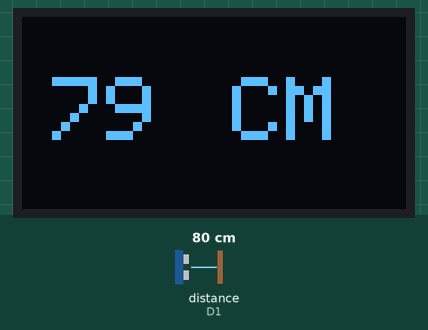
Simulated run of this sketch. Board: ESP8266 (NodeMCU). On the bench: 128×64 one-colour display. Wiring (inferred from the names in the program): ultrasonic range finder: trigger D2; echo D1. The test bench sets the inputs (shaded band); at power-on: distance to the obstacle (sensor on D1) 80 cm. The echo pulse lasts 58.3 µs per cm; what the sketch prints to the serial monitor is not drawn.

Above: at 3.2 s.
3.3 s: distance to the obstacle (sensor on D1) set to 2 cm
At 4.5 s:
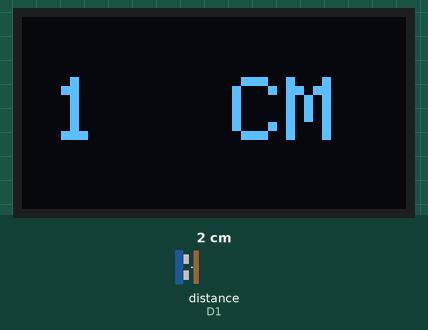
4.8 s: distance to the obstacle (sensor on D1) set to 60 cm
At 5.9 s:
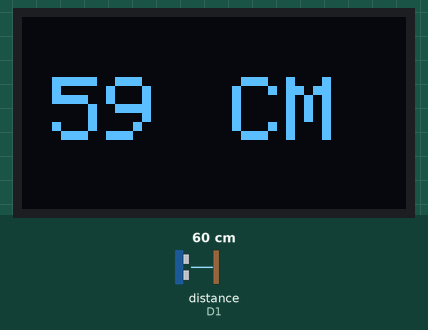
6.3 s: distance to the obstacle (sensor on D1) set to 4 cm
At 7.6 s:
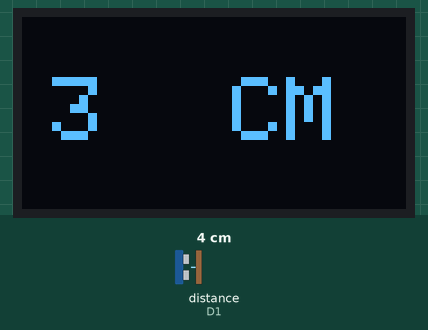
Timing chart, 0 to 9.3 s (numbered marks = the images above; inputs shaded):
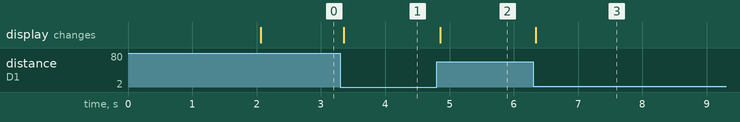

The sketch:

OUTRO_TESTE_HCSR04_JSN_SR04.ino
```cpp
#include <Adafruit_GFX.h>
#include <Adafruit_SSD1306.h>

#define trigPin D2
#define echoPin D1

long duration;
int distance;

#define SCREEN_WIDTH 128
#define SCREEN_HEIGHT 64
#define OLED_RESET -1
Adafruit_SSD1306 display(SCREEN_WIDTH, SCREEN_HEIGHT, &Wire, OLED_RESET);

void setup() {
  pinMode(trigPin, OUTPUT);
  pinMode(echoPin, INPUT);
  display.begin(SSD1306_SWITCHCAPVCC, 0x3C);
  delay(2000);
  display.clearDisplay();
  display.setTextColor(WHITE);
  Serial.begin(9600);
}

void loop() {
  digitalWrite(trigPin, LOW);
  delayMicroseconds(5);

  digitalWrite(trigPin, HIGH);
  delayMicroseconds(10);
  digitalWrite(trigPin, LOW);

  duration = pulseIn(echoPin, HIGH);

  distance = duration*0.034/2;

  Serial.print("Distance = ");
  Serial.print(distance);
  Serial.println(" cm");
  display.clearDisplay();

  display.setTextSize(3);
  display.setCursor(10, 20);
  display.print(distance);

  display.setTextSize(3);
  display.setCursor(70, 20);
  display.print("CM");

  display.display();
}
```

Measured:
- after the input at 3.3 s, the display: changes after 0.05 s (image 1)
- after the input at 4.8 s, the display: changes after 0.06 s (image 2)
- after the input at 6.3 s, the display: changes at once (image 3)
